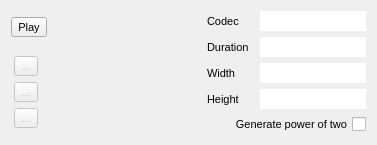
<?xml version="1.0" encoding="UTF-8"?>
<ui version="4.0">
 <class>VideoFileDialogPreviewWidget</class>
 <widget class="QWidget" name="VideoFileDialogPreviewWidget">
  <property name="geometry">
   <rect>
    <x>0</x>
    <y>0</y>
    <width>377</width>
    <height>140</height>
   </rect>
  </property>
  <property name="font">
   <font>
    <pointsize>8</pointsize>
   </font>
  </property>
  <property name="windowTitle">
   <string>Form</string>
  </property>
  <layout class="QGridLayout" name="gridLayout">
   <item row="0" column="0" rowspan="2">
    <widget class="QToolButton" name="startButton">
     <property name="toolTip">
      <string>Start / stop  the movie</string>
     </property>
     <property name="text">
      <string>Play</string>
     </property>
     <property name="icon">
      <iconset resource="../icons.qrc">
       <normaloff>:/glmixer/icons/media-playback-start.png</normaloff>:/glmixer/icons/media-playback-start.png</iconset>
     </property>
     <property name="iconSize">
      <size>
       <width>22</width>
       <height>22</height>
      </size>
     </property>
     <property name="checkable">
      <bool>true</bool>
     </property>
    </widget>
   </item>
   <item row="0" column="1" rowspan="6">
    <widget class="VideoFileDisplayWidget" name="previewWidget" native="true">
     <property name="sizePolicy">
      <sizepolicy hsizetype="Fixed" vsizetype="Fixed">
       <horstretch>0</horstretch>
       <verstretch>0</verstretch>
      </sizepolicy>
     </property>
     <property name="minimumSize">
      <size>
       <width>148</width>
       <height>111</height>
      </size>
     </property>
     <property name="maximumSize">
      <size>
       <width>300</width>
       <height>200</height>
      </size>
     </property>
    </widget>
   </item>
   <item row="0" column="2">
    <widget class="QLabel" name="label_2">
     <property name="layoutDirection">
      <enum>Qt::RightToLeft</enum>
     </property>
     <property name="text">
      <string>Codec</string>
     </property>
    </widget>
   </item>
   <item row="0" column="3">
    <widget class="QLineEdit" name="CodecNameLineEdit">
     <property name="enabled">
      <bool>true</bool>
     </property>
     <property name="sizePolicy">
      <sizepolicy hsizetype="Maximum" vsizetype="Fixed">
       <horstretch>0</horstretch>
       <verstretch>0</verstretch>
      </sizepolicy>
     </property>
     <property name="toolTip">
      <string>Video codec short name</string>
     </property>
     <property name="frame">
      <bool>false</bool>
     </property>
     <property name="readOnly">
      <bool>true</bool>
     </property>
    </widget>
   </item>
   <item row="1" column="2" rowspan="2">
    <widget class="QLabel" name="label_5">
     <property name="layoutDirection">
      <enum>Qt::RightToLeft</enum>
     </property>
     <property name="text">
      <string>Duration</string>
     </property>
    </widget>
   </item>
   <item row="1" column="3" rowspan="2">
    <widget class="QLineEdit" name="endLineEdit">
     <property name="sizePolicy">
      <sizepolicy hsizetype="Maximum" vsizetype="Fixed">
       <horstretch>0</horstretch>
       <verstretch>0</verstretch>
      </sizepolicy>
     </property>
     <property name="toolTip">
      <string>Duration of the video</string>
     </property>
     <property name="maxLength">
      <number>20</number>
     </property>
     <property name="frame">
      <bool>false</bool>
     </property>
     <property name="readOnly">
      <bool>true</bool>
     </property>
    </widget>
   </item>
   <item row="2" column="0" rowspan="4">
    <widget class="QFrame" name="videoControlFrame">
     <property name="enabled">
      <bool>false</bool>
     </property>
     <property name="sizePolicy">
      <sizepolicy hsizetype="Maximum" vsizetype="Preferred">
       <horstretch>0</horstretch>
       <verstretch>0</verstretch>
      </sizepolicy>
     </property>
     <property name="frameShape">
      <enum>QFrame::NoFrame</enum>
     </property>
     <property name="frameShadow">
      <enum>QFrame::Plain</enum>
     </property>
     <layout class="QVBoxLayout" name="verticalLayout">
      <property name="spacing">
       <number>3</number>
      </property>
      <property name="margin">
       <number>3</number>
      </property>
      <item>
       <widget class="QToolButton" name="seekForwardButton">
        <property name="toolTip">
         <string>Jump forward</string>
        </property>
        <property name="text">
         <string>...</string>
        </property>
        <property name="icon">
         <iconset resource="../icons.qrc">
          <normaloff>:/glmixer/icons/media-seek-forward.png</normaloff>:/glmixer/icons/media-seek-forward.png</iconset>
        </property>
       </widget>
      </item>
      <item>
       <widget class="QToolButton" name="seekBackwardButton">
        <property name="toolTip">
         <string>Jump backward</string>
        </property>
        <property name="text">
         <string>...</string>
        </property>
        <property name="icon">
         <iconset resource="../icons.qrc">
          <normaloff>:/glmixer/icons/media-seek-backward.png</normaloff>:/glmixer/icons/media-seek-backward.png</iconset>
        </property>
       </widget>
      </item>
      <item>
       <widget class="QToolButton" name="seekBeginButton">
        <property name="toolTip">
         <string>Jump backward to movie start.</string>
        </property>
        <property name="text">
         <string>...</string>
        </property>
        <property name="icon">
         <iconset resource="../icons.qrc">
          <normaloff>:/glmixer/icons/media-skip-backward.png</normaloff>:/glmixer/icons/media-skip-backward.png</iconset>
        </property>
       </widget>
      </item>
     </layout>
    </widget>
   </item>
   <item row="3" column="2">
    <widget class="QLabel" name="label">
     <property name="layoutDirection">
      <enum>Qt::RightToLeft</enum>
     </property>
     <property name="text">
      <string>Width</string>
     </property>
    </widget>
   </item>
   <item row="3" column="3">
    <widget class="QLineEdit" name="widthLineEdit">
     <property name="sizePolicy">
      <sizepolicy hsizetype="Maximum" vsizetype="Fixed">
       <horstretch>0</horstretch>
       <verstretch>0</verstretch>
      </sizepolicy>
     </property>
     <property name="toolTip">
      <string>Width of the frames (eventually converted width in parenthesis)</string>
     </property>
     <property name="maxLength">
      <number>20</number>
     </property>
     <property name="frame">
      <bool>false</bool>
     </property>
     <property name="readOnly">
      <bool>true</bool>
     </property>
    </widget>
   </item>
   <item row="4" column="2">
    <widget class="QLabel" name="label_3">
     <property name="layoutDirection">
      <enum>Qt::RightToLeft</enum>
     </property>
     <property name="text">
      <string>Height</string>
     </property>
    </widget>
   </item>
   <item row="4" column="3">
    <widget class="QLineEdit" name="heightLineEdit">
     <property name="sizePolicy">
      <sizepolicy hsizetype="Maximum" vsizetype="Fixed">
       <horstretch>0</horstretch>
       <verstretch>0</verstretch>
      </sizepolicy>
     </property>
     <property name="toolTip">
      <string>Height of the frames (eventually converted height in parenthesis)</string>
     </property>
     <property name="maxLength">
      <number>20</number>
     </property>
     <property name="frame">
      <bool>false</bool>
     </property>
     <property name="readOnly">
      <bool>true</bool>
     </property>
    </widget>
   </item>
   <item row="5" column="2" colspan="2">
    <widget class="QCheckBox" name="customSizeCheckBox">
     <property name="toolTip">
      <string>Convert dimensions to the closest power-of-two
(necessary for some OpenGL rendering).</string>
     </property>
     <property name="layoutDirection">
      <enum>Qt::RightToLeft</enum>
     </property>
     <property name="text">
      <string>Generate power of two</string>
     </property>
     <property name="checked">
      <bool>false</bool>
     </property>
    </widget>
   </item>
  </layout>
 </widget>
 <customwidgets>
  <customwidget>
   <class>VideoFileDisplayWidget</class>
   <extends>QWidget</extends>
   <header>VideoFileDisplayWidget.h</header>
   <container>1</container>
  </customwidget>
 </customwidgets>
 <resources>
  <include location="../icons.qrc"/>
 </resources>
 <connections/>
</ui>
